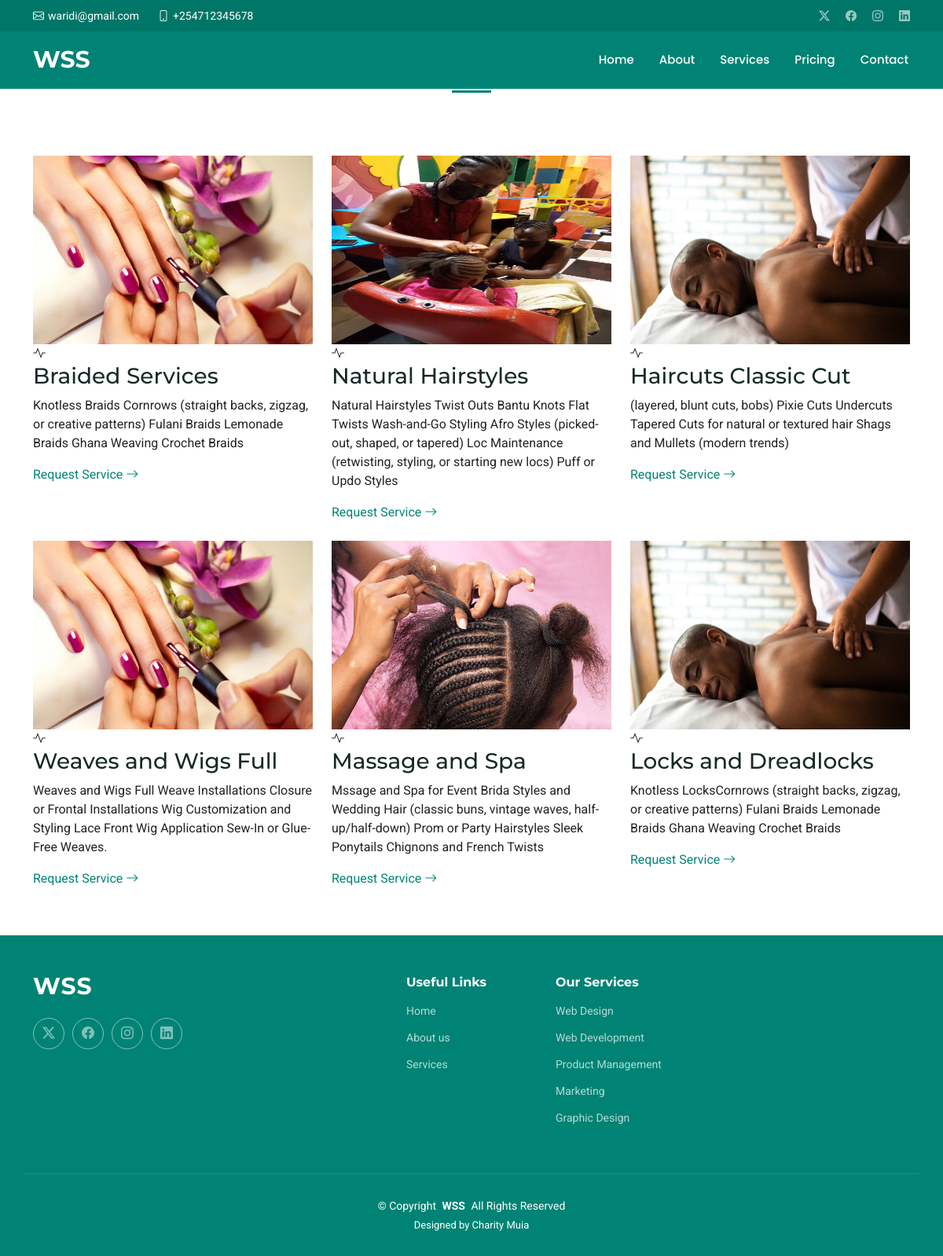
The app's page /application/services/ with its own data.
### application/models.py (models this page shows, shortened)
class Service(models.Model):
    name = models.CharField(max_length=20)
    description = models.CharField(max_length=1000)
    image = models.ImageField(upload_to='images/')
    price = models.ForeignKey(Pricing, on_delete=models.CASCADE)

### application/views.py (the view)
# urls.py: path('services/', views.services, name='services'),
def services(request):
   data = Service.objects.all()
   return render(request, 'services.html',{'data':data})

### application/templates/services.html
{% extends  'base.html' %}
{% block content %}
<section id="services" class="pedicure">
    <div class="container section-title" data-aos="fade-up">
        <h2>Our Services</h2>
    </div>
    <div class="container">
        <div class="row gy-4">
            {% for service in data %}
            <div class="col-lg-4 col-md-6" data-aos="fade-up" data-aos-delay="100">
                <img src="{{ service.image.url }}" class="img-fluid" alt="{{ service.name }}"
                     style="height: 240px; width: 100%;">
                <div class="service-item  position-relative">
                    <div class="icon">
                        <i class="bi bi-activity"></i>
                    </div>
                    <h3>{{service.name}}</h3>
                    <p>{{service.description}}</p>
                    <a href="{% url 'contact' %}" class="readmore stretched-link">Request Service <i
                            class="bi bi-arrow-right"></i></a>
                </div>
            </div>
            {% endfor %}
        </div>
    </div>
</section>
{% endblock %}

### application/templates/base.html (shortened to what this page needs)
<!DOCTYPE html>
<html lang="en">
<head>
    {% load static %}
    <link href="{% static 'style/assets/vendor/bootstrap/css/bootstrap.min.css' %}" rel="stylesheet">
    <link href="{% static 'style/assets/vendor/bootstrap-icons/bootstrap-icons.css' %}" rel="stylesheet">
    <link href="{% static 'style/assets/vendor/aos/aos.css' %}" rel="stylesheet">
    <link href="{% static 'style/assets/vendor/glightbox/css/glightbox.min.css'% }" rel="stylesheet">
    <link href="{% static 'style/assets/vendor/swiper/swiper-bundle.min.css' %}" rel="stylesheet">
    <link href="{% static 'style/assets/css/main.css' %}" rel="stylesheet">
</head>
<body class="index-page">
<header id="header" class="header fixed-top">
    <div class="topbar d-flex align-items-center">
        <div class="container d-flex justify-content-center justify-content-md-between">
            <div class="contact-info d-flex align-items-center">
                <i class="bi bi-envelope d-flex align-items-center"><a
                        href="mailto:waridi@gmail.com">waridi@gmail.com</a></i>
                <i class="bi bi-phone d-flex align-items-center ms-4"><span>+254712345678</span></i>
            </div>
            <div class="social-links d-none d-md-flex align-items-center">
                <a href="#" class="twitter"><i class="bi bi-twitter-x"></i></a>
                <a href="#" class="facebook"><i class="bi bi-facebook"></i></a>
                <a href="#" class="instagram"><i class="bi bi-instagram"></i></a>
                <a href="#" class="linkedin"><i class="bi bi-linkedin"></i></a>
            </div>
        </div>
    </div>
    <div class="branding d-flex align-items-cente">
        <div class="container position-relative d-flex align-items-center justify-content-between">
            <a href="{% url 'index' %}" class="logo d-flex align-items-center">
                <h1 class="sitename">WSS</h1>
                <span>.</span>
            </a>
            <nav id="navmenu" class="navmenu">
                <ul>
                    <li><a href="{% url 'index' %}" class="active">Home<br></a></li>
                    <li><a href="#about">About</a></li>
                    <li><a href="{% url 'services' %}">Services</a></li>
                    <li><a href="#pricing">Pricing</a></li>
                    <li><a href="{% url 'contactus' %}">Contact</a></li>
                </ul>
            </nav>
        </div>
    </div>
</header>
<main class="main">
    {% block content %}
    {% endblock %}
</main>
<footer id="footer" class="footer accent-background">
    <div class="container footer-top">
        <div class="row gy-4">
            <div class="col-lg-5 col-md-12 footer-about">
                <a href="index.html" class="logo d-flex align-items-center">
                    <span class="sitename">WSS</span>
                </a>
                <div class="social-links d-flex mt-4">
                    <a href=""><i class="bi bi-twitter-x"></i></a>
                    <a href=""><i class="bi bi-facebook"></i></a>
                    <a href=""><i class="bi bi-instagram"></i></a>
                    <a href=""><i class="bi bi-linkedin"></i></a>
                </div>
            </div>
            <div class="col-lg-2 col-6 footer-links">
                <h4>Useful Links</h4>
                <ul>
                    <li><a href="#">Home</a></li>
                    <li><a href="#">About us</a></li>
                    <li><a href="#">Services</a></li>
                </ul>
            </div>
            <div class="col-lg-2 col-6 footer-links">
                <h4>Our Services</h4>
                <ul>
                    <li><a href="#">Web Design</a></li>
                    <li><a href="#">Web Development</a></li>
                    <li><a href="#">Product Management</a></li>
                    <li><a href="#">Marketing</a></li>
                    <li><a href="#">Graphic Design</a></li>
                </ul>
            </div>
        </div>
    </div>
    <div class="container copyright text-center mt-4">
        <p>© <span>Copyright</span> <strong class="px-1 sitename">WSS</strong> <span>All Rights Reserved</span></p>
        <div class="credits">
            Designed by <a href="https://charity.com/">Charity Muia</a>
        </div>
    </div>
</footer>
</body>
</html>

### records on screen
Service: image (picture), name "Braided Services", description "Knotless Braids Cornrows (straight backs, zigzag, or creative patterns) Fulani Braids Lemonade Braids Ghana Weaving Crochet Braids"
Service: image (picture), name "Natural Hairstyles", description "Natural Hairstyles Twist Outs Bantu Knots Flat Twists Wash-and-Go Styling Afro Styles (picked-out, shaped, or tapered) Loc Maintenance (retwisting, styling, or starting new locs) Puff or Updo Styles"
Service: image (picture), name "Haircuts Classic Cut", description "(layered, blunt cuts, bobs) Pixie Cuts Undercuts Tapered Cuts for natural or textured hair Shags and Mullets (modern trends)"
Service: image (picture), name "Weaves and Wigs Full", description "Weaves and Wigs Full Weave Installations Closure or Frontal Installations Wig Customization and Styling Lace Front Wig Application Sew-In or Glue-Free Weaves."
Service: image (picture), name "Massage and Spa", description "Mssage and Spa for Event Brida Styles and Wedding Hair (classic buns, vintage waves, half-up/half-down) Prom or Party Hairstyles Sleek Ponytails Chignons and French Twists"
Service: image (picture), name "Locks and Dreadlocks", description "Knotless LocksCornrows (straight backs, zigzag, or creative patterns) Fulani Braids Lemonade Braids Ghana Weaving Crochet Braids"
